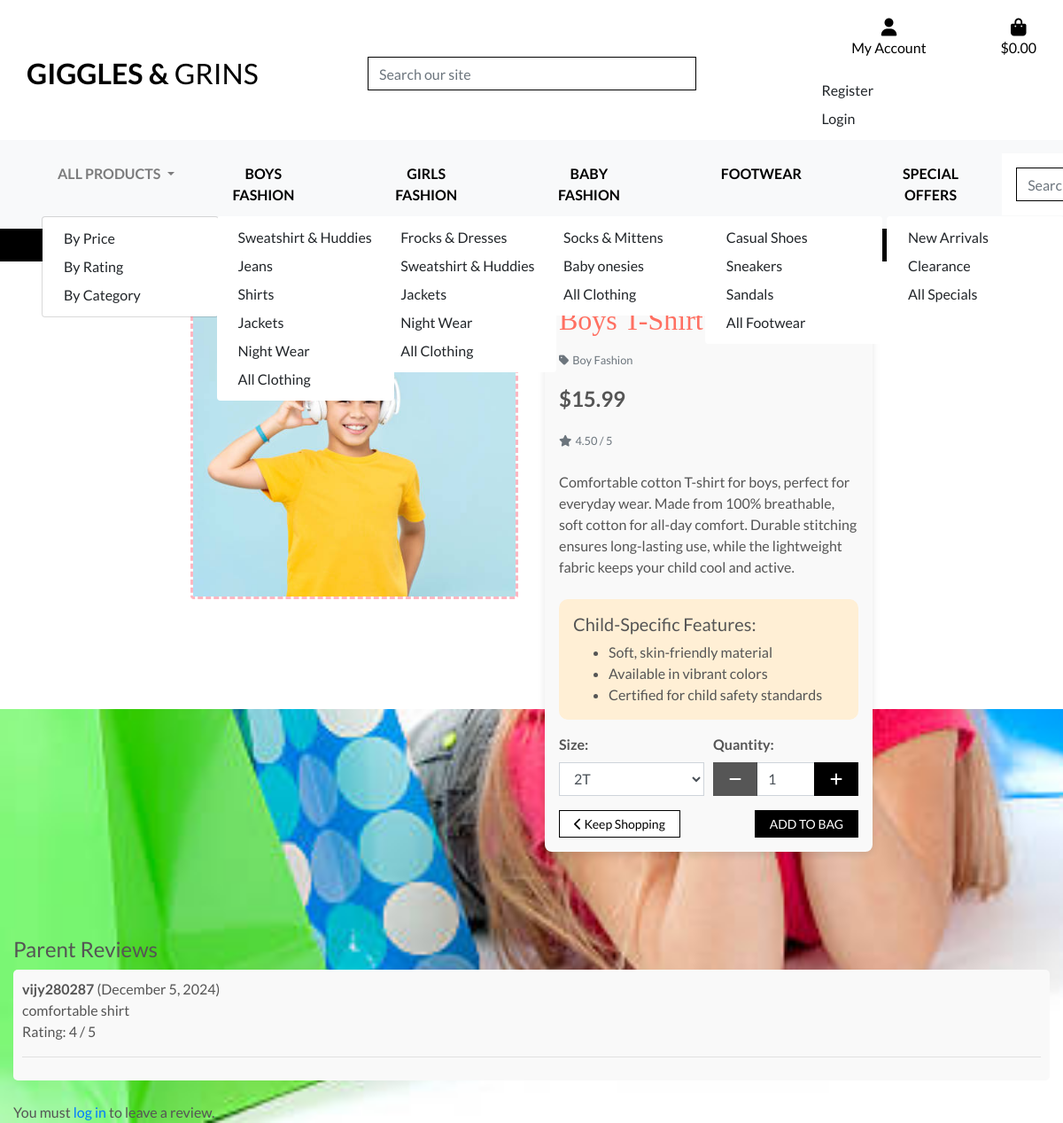
The page /products/1/ on the database its author committed.
### products/models.py (models this page shows, shortened)
class Product(models.Model):
    category = models.ForeignKey('Category', null=True, blank=True, on_delete=models.SET_NULL)
    subcategory = models.ForeignKey('Subcategory', null=True, blank=True, on_delete=models.SET_NULL, related_name="products")
    sku = models.CharField(max_length=254, null=True, blank=True)
    name = models.CharField(max_length=254)
    description = models.TextField()
    has_sizes = models.BooleanField(default=False, null=True, blank=True)
    price = models.DecimalField(max_digits=6, decimal_places=2)
    rating = models.DecimalField(max_digits=6, decimal_places=2, null=True, blank=True)
    image_url = models.URLField(max_length=1024, null=True, blank=True)
    image = models.ImageField(upload_to='product_images/', blank=True, null=True)
    has_sizes = models.BooleanField(default=True)

class Category(models.Model):
    name = models.CharField(max_length=254)
    friendly_name = models.CharField(max_length=254, null=True, blank=True)
    description = models.TextField(null=True, blank=True)
    class Meta:
        verbose_name_plural = 'Categories'

class Review(models.Model):
    product = models.ForeignKey('Product', on_delete=models.CASCADE, related_name='reviews')
    user = models.ForeignKey(User, on_delete=models.CASCADE)
    comment = models.TextField()
    rating = models.PositiveIntegerField(null=True, blank=True)
    created_at = models.DateTimeField(auto_now_add=True)

### products/views.py (the view, shortened to what this page needs)
# urls.py: path('<int:product_id>/', views.product_detail, name='product_detail'),
def product_detail(request, product_id):
    product = get_object_or_404(Product, pk=product_id)
    reviews = product.reviews.all()
    form = ReviewForm()
    context = {
        'product': product,
        'current_categories': Category.objects.all(),
        'reviews': reviews,
        'form': form,
    }
    return render(request, 'products/product_detail.html', context)

### products/forms.py
class ReviewForm(forms.ModelForm):
    class Meta:
        model = Review
        fields = ['comment', 'rating']
        widgets = {
            'comment': forms.Textarea(attrs={'class': 'form-control', 'rows': 4}),
            'rating': forms.NumberInput(attrs={'class': 'form-control', 'min': 1, 'max': 5}),
        }

### bag/contexts.py (called while the page is built, shortened)
def bag_contents(request):
    bag_items = []
    total = 0
    product_count = 0
    bag = request.session.get('bag', {})
    if total < settings.FREE_DELIVERY_THRESHOLD:
        delivery = total * Decimal(settings.STANDARD_DELIVERY_PERCENTAGE / 100)
        free_delivery_delta = settings.FREE_DELIVERY_THRESHOLD - total
    else:
        delivery = 0
        free_delivery_delta = 0
    grand_total = delivery + total
    context = {
        'bag_items': bag_items,
        'total': total,
        'product_count': product_count,
        'delivery': delivery,
        'free_delivery_delta': free_delivery_delta,
        'free_delivery_threshold': settings.FREE_DELIVERY_THRESHOLD,
        'grand_total': grand_total,
    }
    return context

### products/context_processors.py (called while the page is built)
def categories_with_subcategories(request):
    categories = Category.objects.prefetch_related("subcategories").all()
    return {"categories_with_subcategories": categories}

### products/templates/products/product_detail.html (shortened to what this page needs)
{% extends "base.html" %}
{% load static %}
{% block page_header %}
    <div class="container header-container">
    </div>
{% endblock %}
{% block content %}
    <div class="container-fluid mt-5">
        <h2 class="logo-font">Products</h2>
        <div class="row">
            <div class="col-12 col-md-6 col-lg-4 offset-lg-2">
                <div class="image-container my-5">
                    {% if product.image %}
                        <a href="{{ product.image.url }}" target="_blank">
                            <img class="card-img-top img-fluid rounded" src="{{ product.image.url }}" alt="{{ product.name }}" style="border: 3px dashed #ffb6c1;">
                        </a>
                    {% else %}
                        <a href="#">
                            <img class="card-img-top img-fluid" src="{{ MEDIA_URL }}noimage.png" alt="{{ product.name }}">
                        </a>
                    {% endif %}
                </div>
            </div>
            <div class="col-12 col-md-6 col-lg-4">
                <div class="product-details-container mb-5 mt-md-5 p-3" style="background-color: #f9f9f9; border-radius: 8px; box-shadow: 0 4px 8px rgba(0, 0, 0, 0.1);">
                    <h2 class="mb-3" style="font-family: 'Comic Sans MS', cursive; color: #ff6f61;">{{ product.name }}</h2>
                    {% if product.category %}
                    <p class="small mt-1 mb-3">
                        <a class="text-muted" href="{% url 'products' %}?category={{ product.category.name }}">
                            <i class="fas fa-tag mr-1"></i>{{ product.category.friendly_name }}
                        </a>
                    </p>
                    {% endif %}
                    <p class="lead mb-3 text-left font-weight-bold" style="font-size: 1.5rem;">${{ product.price }}</p>
                    {% if product.rating %}
                        <small class="text-muted"><i class="fas fa-star mr-1"></i>{{ product.rating }} / 5</small>
                    {% else %}
                        <small class="text-muted">No Rating</small>
                    {% endif %}
                    <p class="mt-4">{{ product.description }}</p>
                    <div class="child-features mt-4 p-3" style="background-color: #ffefd5; border-radius: 10px;">
                        <h5>Child-Specific Features:</h5>
                        <ul class="mb-0">
                            <li>Soft, skin-friendly material</li>
                            <li>Available in vibrant colors</li>
                            <li>Certified for child safety standards</li>
                        </ul>
                    </div>
                    <form class="form" action="{% url 'add_to_bag' product.id %}" method="POST">
                        {% with product.has_sizes as s %}
                        <div class="form-row align-items-center mt-3">
                           {% if s %}
                               <div class="col-6">
                                   <label for="id_product_size"><strong>Size:</strong></label>
                                   <select class="form-control rounded-0" name="product_size" id="id_product_size">
                                      <option value="2t">2T</option>
                                  </select>
                             </div>
                        {% endif %}
                        <div class="{% if s %}col-6{% else %}col-12{% endif %}">
                            <label for="id_qty_{{ product.id }}"><strong>Quantity:</strong></label>
                            <div class="input-group">
                                <div class="input-group-prepend">
                                    <button class="decrement-qty btn btn-black rounded-0"
                                        data-item_id="{{ product.id }}" id="decrement-qty_{{ product.id }}">
                                        <span class="icon">
                                            <i class="fas fa-minus"></i>
                                        </span>
                                    </button>
                                </div>
                                <input class="form-control qty_input" type="number"
                                    name="quantity" value="1" min="1" max="99"
                                    data-item_id="{{ product.id }}"
                                    id="id_qty_{{ product.id }}">
                                <div class="input-group-append">
                                    <button class="increment-qty btn btn-black rounded-0"
                                        data-item_id="{{ product.id }}" id="increment-qty_{{ product.id }}">
                                        <span class="icon">
                                            <i class="fas fa-plus"></i>
                                        </span>
                                    </button>
                                </div>
                            </div>
                        </div>
                    </div>
                    {% endwith %}
                        <div class="form-row align-items-center mt-3">
                            <div class="col-6 d-flex align-items-center">
                                <a href="{% url 'products' %}" class="btn btn-outline-black btn-sm rounded-0 py-1 px-3">
                                    <i class="fas fa-chevron-left"></i> Keep Shopping
                                </a>
                            </div>
                            <div class="col-6 d-flex justify-content-end">
                                <input type="submit" class="btn btn-black btn-sm rounded-0 text-uppercase py-1 px-3" value="Add to Bag">
                            </div>
                        </div>
                    </form>
                </div>
            </div>
        </div>
        <div class="reviews mt-5">
            <h4>Parent Reviews</h4>
            {% if reviews %}
                {% for review in reviews %}
                    <div class="review mb-4">
                        <p><strong>{{ review.user.username }}</strong> ({{ review.created_at|date:"F j, Y" }})</p>
                        <p>{{ review.comment }}</p>
                        {% if review.rating %}
                            <p>Rating: {{ review.rating }} / 5</p>
                        {% endif %}
                        <hr>
                    </div>
                {% endfor %}
            {% else %}
                <p class="text-muted">No reviews yet. Be the first to review!</p>
            {% endif %}
        </div>
        {% if user.is_authenticated %}
            <div class="submit-review mt-5">
                <h5>Leave a Review</h5>
                <form method="POST">
                    {% csrf_token %}
                    {{ form.as_p }}
                    <button type="submit" class="btn btn-black">Submit Review</button>
                </form>
            </div>
        {% else %}
            <p class="mt-3">You must <a href="{% url 'login' %}">log in</a> to leave a review.</p>
        {% endif %}
    </div>
{% endblock %}

### static/css/base.css (style rules this page uses)
html { height: 100%; margin: 0; padding: 0; }
body { background: url('/media/istockphoto-184346035-612x612.jpg') no-repeat center center fixed; background-size: cover; background-color: #ADD8E6; color: #555; font-family: 'Lato'; height: 100vh; }
.container { margin-top: 20px; }
.icon { align-items: center; display: inline-flex; justify-content: center; height: 1.5rem; width: 1.5rem; }
.logo-font { text-transform: uppercase; text-align:center; }
h2.logo-font { margin-top:1.5rem ; text-align:center; }
.btn-black { background: black; color: white; }
.btn-outline-black { background: white; color: black !important; border: 1px solid black; }
.card-img-top { height: 350px; object-fit: cover; width: 100%; }
.review { padding: 10px; background-color: #f9f9f9; border-radius: 5px; }
.review p { margin: 0; }
@media (min-width: 1200px) { .container { max-width: 80%; } }
@media (min-width: 992px) { .header-container { padding-top: 164px; } }

### rows shown on the page
Product: image (picture), name "Boys T-Shirt", category.friendly_name "Boy Fashion", price "15.99", rating "4.50", description "Comfortable cotton T-shirt for boys, perfect for everyday wear. Made from 100% breathable, soft cotton for all-day comfort. Durable stitching ensures long-lasting use, while the lightweight fabric keeps your child cool and active.", quantity "1"
Review: user.username "vijy280287", created_at "December 5, 2024", comment "comfortable shirt", rating "4"
